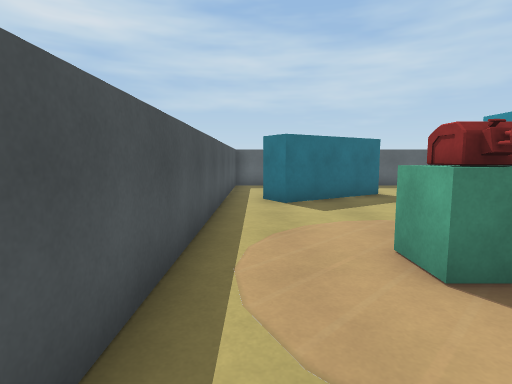
[1] (above)

14 first-person views from a walk through a 3-D level made in the Unity game engine. The camera is 1.3 m above the floor, tilts 6° down and sees 80° across. The floor is counted in squares, 1.2 m on a side. Each view is taken from the middle of a square. On the plan, view 1 faces up. The plan holds only what a view shows up to about 13 squares ahead; the rest is blank. The player is left out. Surface patterns are stand-ins for the level's own textures.

[2]
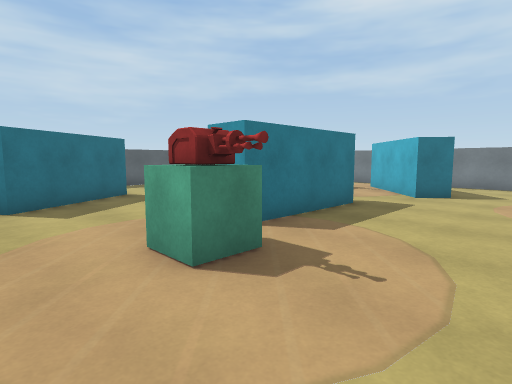

[3]
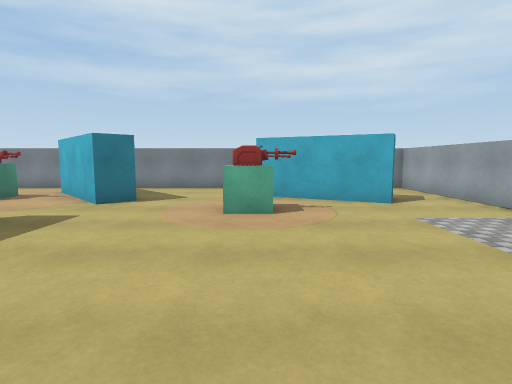

[4]
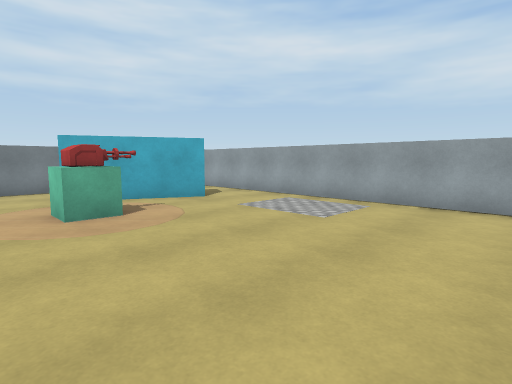

[5]
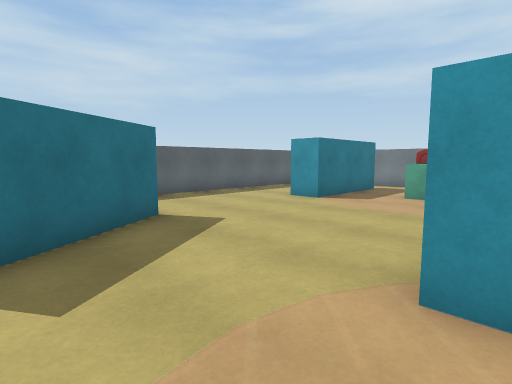

[6]
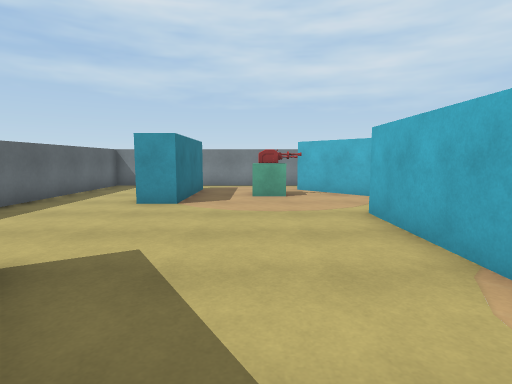

[7]
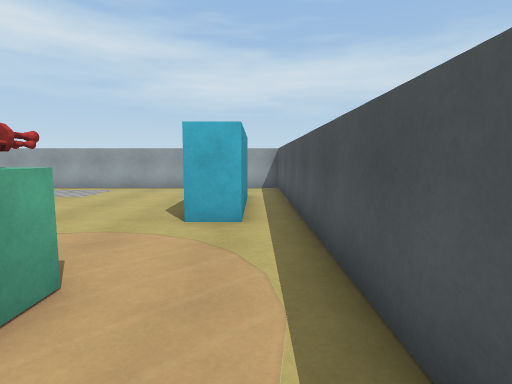

[8]
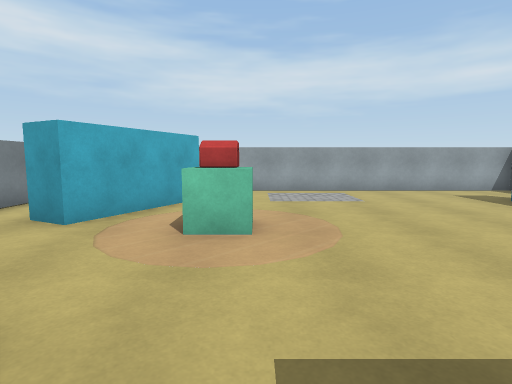

[9]
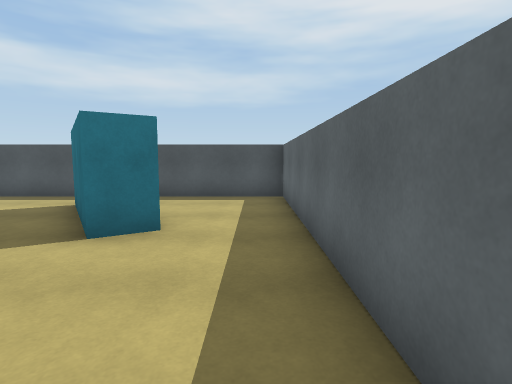

[10]
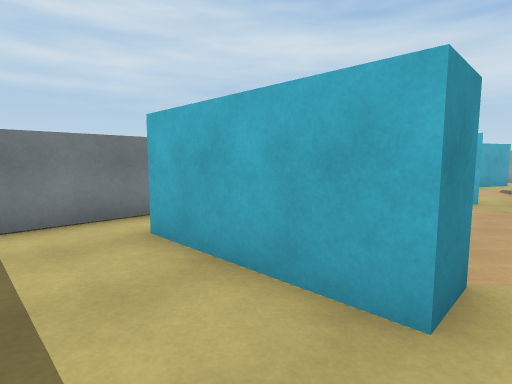

[11]
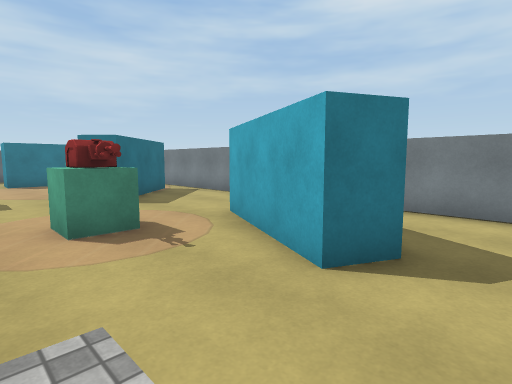

[12]
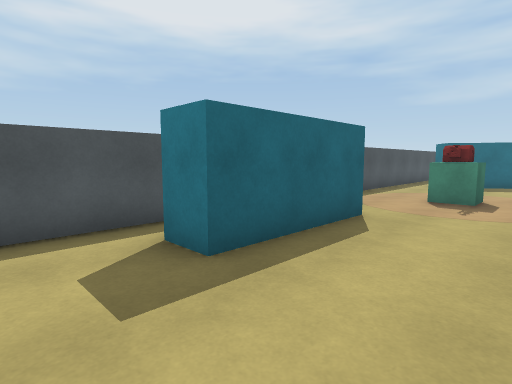

[13]
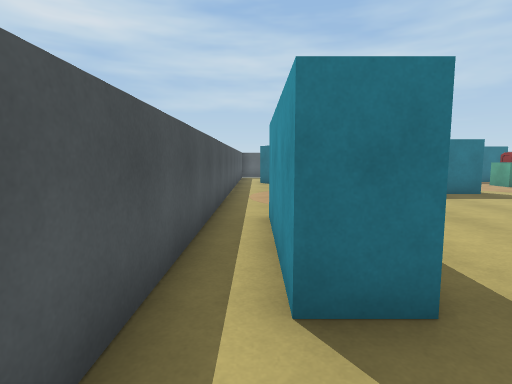

[14]
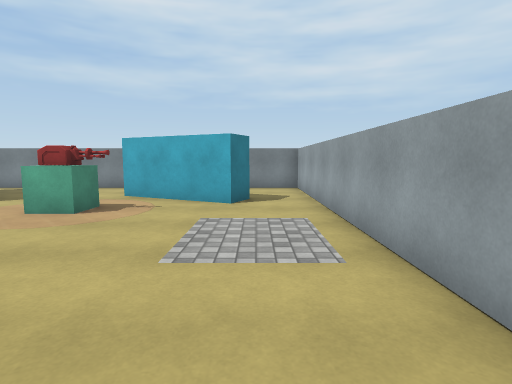

### Floor plan
Points are (right, up) in squares from view 1. A wall is a line through its corners. A room is listed if a view was taken in it or the views show most of it. See-through windows are left out.
Room 1 (views 1, 2, 3, 4, 5, 6, 7, 8, 9, 10, 11, 12, 13, 14)
walls: (7.2, 3.7) (3.4, 3.7) (3.4, 4.7) (7.2, 4.7); (1.3, -0.3) (1.3, -4) (0.3, -4) (0.3, -0.3) (1.3, -0.3); (12.9, 4.8) (10.1, 2.2) (9.4, 2.9) (12.2, 5.5); (3.3, 10.6) (3.9, 9.7) (0.7, 7.7) (0.2, 8.6); (9.6, -4.4) (11.2, -1) (12.2, -1.5); (12.4, 9) (8.5, 9) (8.5, 10) (12.2, 10); (13.7, -1.4) (13.7, 12.8) (-0.8, 12.8) (-0.8, -6.6) (9.4, -6.6)
ways out: opening at (10.5, -5.5) to room 2; opening at (13, -2) to room 2; gap at (0, 8); gap at (13, 5)
objects: turret (2, 2) to (2, 3); turret (8, -2) to (9, -1); turret (10, 6) to (11, 7)
Room 2 (no view inside)
walls: (10.5, -4.8) (9.6, -4.4); (9.4, -6.6) (13.7, -6.6) (13.7, -1.4)
ways out: opening at (10.5, -5.5) to room 1; opening at (13, -2) to room 1

Positions as (right, up) in squares from view 1, and headings:
1: (0, 0), facing up
2: (0, 0), facing up-right
3: (2, -1), facing right
4: (2, 1), facing down-right
5: (1, 4), facing up-right
6: (1, 7), facing right
7: (0, 5), facing down
8: (8, 4), facing down
9: (8, 12), facing left
10: (8, 12), facing down-right
11: (7, -6), facing up-right
12: (4, -6), facing up-left
13: (0, -6), facing up
14: (2, -5), facing right
